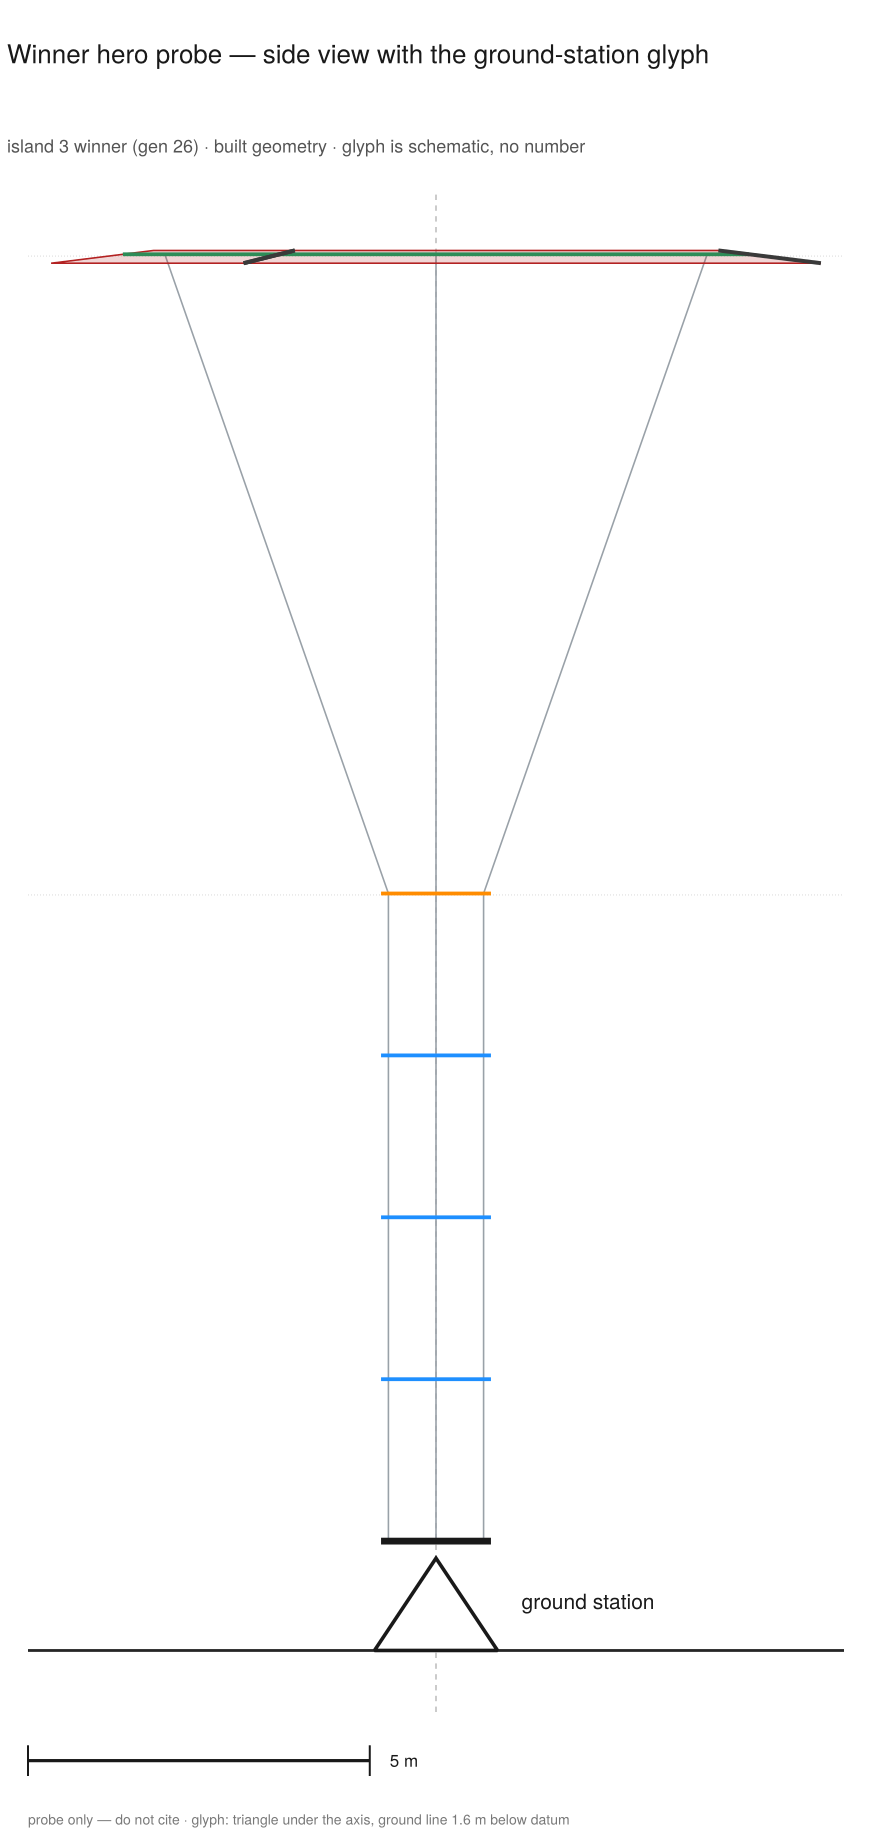

Write the Julia code that produced this figure.
#!/usr/bin/env julia
# scratch/hero_gs_probe.jl — composition probe ONLY (not a release figure).
#
# Purpose: show Rod the proposed "ground station goes here" glyph on the
# winner-hero side view before it is baked into the machine-winner-hero kit.
# Draws the island 3 winner (gen 26) from the built state through the same
# decode + build + projection path as the committed strip script
# (docs/reporting/figures/machine-evolution-strip/machine-evolution-strip.jl),
# then adds: a ground line below the datum and a small triangle under the
# axis — the schematic ground-station marker.  No numbers change; the glyph
# asserts nothing and carries no register row.
#
# Run:  scripts/ktd-julia scratch/hero_gs_probe.jl
# Out:  scratch/hero_gs_probe.png

using KiteTurbineDynamics, Printf, LinearAlgebra
const KTD = KiteTurbineDynamics
using CairoMakie

const ROOT = normpath(joinpath(@__DIR__, ".."))
include(joinpath(ROOT, "scripts", "compute_seeds.jl"))

const KW = 5.0
const PW = KW * 1000.0
const V_RATED = 11.0
const LENGTH = 18.8
const BF = BLOCKING_WIND_FACTOR_5KW
const FOS_HARD = 2.5

const C_INK = RGBf(0.10, 0.10, 0.10)
const C_GREY = RGBf(0.33, 0.33, 0.33)
const C_FAINT = RGBf(0.47, 0.47, 0.47)
const C_SHAFT = RGBf(0.77, 0.77, 0.77)
const C_MARK = RGBf(0.85, 0.85, 0.85)
const C_TRANS = RGBf(0.12, 0.56, 1.00)
const C_CONE = RGBf(1.00, 0.55, 0.00)
const C_HARV = RGBf(0.18, 0.55, 0.34)
const C_ROTOR = RGBf(0.70, 0.13, 0.13)
const C_ROPE = RGBf(0.60, 0.63, 0.66)
const C_BLADE = RGBf(0.23, 0.23, 0.23)
const C_GROUND = RGBf(0.15, 0.15, 0.15)
const SECTION_COLOR = Dict(
    :transmission => C_TRANS, :cone => C_CONE, :harvest => C_HARV
)

const EXTRACT = joinpath(ROOT, "docs", "reporting", "figures",
    "machine-evolution-strip", "extract-best-so-far.csv")

tandeg(x) = tan(deg2rad(x))

# ── params at length (mirrors the strip script) ──────────────────────────────
function params_at_length(L::Float64)
    p2 = params_daisy()
    geo = GeometrySpec(p2.elevation_angle, p2.lifter_elevation, p2.rotor_radius,
        L, p2.trpt_hub_radius, p2.trpt_rL_ratio, p2.n_lines, p2.n_rings, p2.n_blades)
    mat = MaterialSpec(p2.tether_diameter, p2.e_modulus, p2.m_ring, p2.m_blade)
    aero = AeroSpec(p2.rho, p2.v_wind_ref, p2.h_ref, p2.cp)
    ctrl = ControlSpec(p2.i_pto, p2.k_mppt, p2.p_rated_w, p2.β_min, p2.β_max,
        p2.β_rate_max, p2.kp_elev)
    back = BackLineSpec(p2.EA_back_line, p2.c_back_line, p2.back_anchor_fwd_x,
        p2.backline_payout)
    scaled = mass_scale(SystemParams(geo, mat, aero, ctrl, back), 1.5, KW)
    return override_params(scaled; tether_length=L)
end

const P_BASE = params_at_length(LENGTH)

round_discrete!(x::Vector{Float64}) = begin
    xr = copy(x)
    if length(xr) >= 14
        xr[8] = Float64(round(Int, clamp(xr[8], 3, 16)))
        xr[10] = Float64(round(Int, clamp(xr[10], 1, 3)))
    else
        xr[4] = Float64(round(Int, clamp(xr[4], 3, 16)))
        xr[6] = Float64(round(Int, clamp(xr[6], 1, 3)))
    end
    xr
end

function read_extract(path::AbstractString)
    lines = readlines(path)
    data = [l for l in lines if !startswith(l, "#") && !isempty(strip(l))]
    header = split(data[1], ",")
    return [Dict(String(k) => String(v) for (k, v) in zip(header, split(l, ",")))
            for l in data[2:end]]
end

# ── decode + build + drawn geometry (same as the strip script) ───────────────
struct Panel
    label::String
    gen::Int
    genome::Vector{Float64}
    s::Vector{Float64}
    radii::Vector{Float64}
    sections::Vector{Symbol}
    ropes2d::Vector{Vector{Tuple{Float64,Float64}}}
    quads::Vector{Vector{Tuple{Float64,Float64}}}
    blades::Vector{Tuple{Tuple{Float64,Float64},Tuple{Float64,Float64}}}
    markers::Vector{Float64}
    checks::Vector{Pair{String,Bool}}
    xmax::Float64
    ymin::Float64
    ymax::Float64
end

function build_panel(rec::Dict{String,String})
    xraw = [parse(Float64, rec["x$j"]) for j in 1:10]
    xesc = round_discrete!(xraw)
    dec = design_from_vector_v10(xesc, PROFILE_ELLIPTICAL, P_BASE; power_W=PW,
        cylinder_cone=true, rotor_count_mode=true, power_split=0.6,
        cone_slope_deg=22.0, rotor_spacing_frac=0.8, blocking_factor=BF,
        v_rated=V_RATED)
    cfg = KTD.ObjectiveConfig(;
        power_W=PW, v_rated=V_RATED, p_floor_kw=KW, fos_target=FOS_HARD,
        fos_hard=FOS_HARD, min_wall_m=2e-3, t_over_D=0.055,
        rotor_count_mode=true, power_split=0.6, blocking_factor=BF,
    )
    sizing = KTD.size_beams_closed_form(dec, P_BASE, cfg)
    sys, u0, pc = KTD.build_system_from_v10(dec, 1.0, K_MPPT_5KW_HONEST;
        tether_diameter=P_BASE.tether_diameter, base_params=P_BASE,
        min_wall_m=2e-3, beam_sizing=sizing)

    Nn = sys.n_total
    pos(id) = u0[3 * (id - 1) + 1:3 * id]
    centers = [pos(id) for id in sys.ring_ids]
    radii = [(sys.nodes[id]::RingNode).radius for id in sys.ring_ids]
    shaft = normalize(centers[end] .- centers[1])
    svec = [dot(c .- centers[1], shaft) for c in centers]
    t_start = dec.taper_start_z
    t_harv = dec.design.tether_length - dec.harvest_length
    sections = map(svec) do si
        si <= t_start + 1e-6 ? :transmission :
        (si >= t_harv - 1e-6 ? :harvest : :cone)
    end

    c1 = centers[1]
    side = normalize(cross([0.0, 1.0, 0.0], shaft))
    proj2(p) = (dot(p .- c1, side), dot(p .- c1, shaft))

    ropes2d = Vector{Vector{Tuple{Float64,Float64}}}()
    for seg in 1:(sys.n_ring - 1), j in 1:pc.n_lines
        xs, ys, zs = KTD._rope_line_pts(u0, sys, pc, seg, j)
        push!(ropes2d, [proj2([xs[i], ys[i], zs[i]]) for i in eachindex(xs)])
    end

    rotor_specs = [(ring_idx=length(sys.ring_ids), r_out=sys.rotor.radius,
        r_in=sys.rotor.blade_hub_radius, bank=sys.rotor.bank_angle_deg)]
    for er in sys.expansion_rotors
        push!(rotor_specs, (ring_idx=er.ring_idx,
            r_out=radii[er.ring_idx] + er.blade_tip_radius,
            r_in=max(radii[er.ring_idx] + er.blade_hub_radius, 0.0),
            bank=er.bank_angle_deg))
    end

    quads = Vector{Vector{Tuple{Float64,Float64}}}()
    blades = Vector{Tuple{Tuple{Float64,Float64},Tuple{Float64,Float64}}}()
    n_blades = dec.design.n_lines
    for rt in rotor_specs
        r_ring = radii[rt.ring_idx]
        Δout = max(rt.r_out - r_ring, 0.0) * tandeg(abs(rt.bank))
        Δin = max(r_ring - rt.r_in, 0.0) * tandeg(abs(rt.bank))
        s_r = svec[rt.ring_idx]
        y_out = s_r - Δout
        y_in = s_r + Δin
        push!(quads, [(-rt.r_in, y_in), (rt.r_in, y_in),
            (rt.r_out, y_out), (-rt.r_out, y_out)])
        ctr = centers[rt.ring_idx]
        alpha0 = u0[6Nn + rt.ring_idx]
        e2 = normalize(cross(shaft, side))
        for j in 1:n_blades
            θ = alpha0 + 2π * (j - 1) / n_blades
            d = cos(θ) .* side .+ sin(θ) .* e2
            p_in = ctr .+ d .* rt.r_in .+ shaft .* Δin
            p_out = ctr .+ d .* rt.r_out .- shaft .* Δout
            push!(blades, (proj2(p_in), proj2(p_out)))
        end
    end

    markers = [b for b in (t_start, t_harv) if 0.0 < b]

    xs = Float64[]
    ys = Float64[]
    for q in quads, pt in q
        push!(xs, pt[1]); push!(ys, pt[2])
    end
    for bl in blades
        push!(xs, bl[1][1], bl[2][1]); push!(ys, bl[1][2], bl[2][2])
    end
    for r in ropes2d, pt in r
        push!(xs, pt[1]); push!(ys, pt[2])
    end
    push!(xs, maximum(radii)); push!(ys, maximum(svec))

    checks = Pair{String,Bool}[
        "n_lines" => dec.design.n_lines == parse(Int, rec["n_lines"]),
        "rings" => length(sys.ring_ids) == parse(Int, rec["rings"]),
        "n_active" => dec.n_active == parse(Int, rec["n_active"]),
        "r_hub" => isapprox(dec.design.r_hub, parse(Float64, rec["r_hub"]); atol=1e-3),
        "r_bot" => isapprox(dec.design.r_bottom, parse(Float64, rec["r_bot"]); atol=1e-3),
    ]
    return Panel(rec["label"], parse(Int, rec["selected_gen"]), xraw,
        svec, radii, sections, ropes2d, quads, blades, markers,
        checks, maximum(abs, xs), minimum(ys), maximum(ys))
end

# ── drawing ──────────────────────────────────────────────────────────────────
function draw_panel!(ax, p::Panel, X::Float64, Ylo::Float64, Yhi::Float64, gy::Float64)
    lines!(ax, [0.0, 0.0], [Ylo, Yhi]; color=C_SHAFT, linewidth=0.9,
        linestyle=:dash)
    for b in p.markers
        lines!(ax, [-X, X], [b, b]; color=C_MARK, linewidth=0.5, linestyle=:dot)
    end
    for r in p.ropes2d
        lines!(ax, [pt[1] for pt in r], [pt[2] for pt in r];
            color=C_ROPE, linewidth=0.8)
    end
    for q in p.quads
        poly!(ax, q; color=(C_ROTOR, 0.18), strokecolor=C_ROTOR, strokewidth=0.8)
    end
    for i in 2:length(p.radii)
        lines!(ax, [-p.radii[i], p.radii[i]], [p.s[i], p.s[i]];
            color=SECTION_COLOR[p.sections[i]], linewidth=1.9)
    end
    lines!(ax, [-p.radii[1], p.radii[1]], [p.s[1], p.s[1]];
        color=C_INK, linewidth=3.4)
    for bl in p.blades
        lines!(ax, [bl[1][1], bl[2][1]], [bl[1][2], bl[2][2]];
            color=C_BLADE, linewidth=2.0)
    end
    return ax
end

function draw_ground_marker!(ax, X::Float64, gy::Float64)
    # ground line
    lines!(ax, [-X, X], [gy, gy]; color=C_GROUND, linewidth=1.4)
    # ground-station glyph: one triangle, apex up, centred on the axis
    tri = [(-0.90, gy), (0.90, gy), (0.0, gy + 1.35)]
    poly!(ax, tri; color=RGBf(1, 1, 1), strokecolor=C_INK, strokewidth=1.8)
    text!(ax, 1.25, gy + 0.72; text="ground station", fontsize=10.5,
        color=C_INK, align=(:left, :center))
    return ax
end

# ── main ─────────────────────────────────────────────────────────────────────
function main()
    recs = read_extract(EXTRACT)
    rec = recs[end]                       # island-3 winner, gen 26
    p = build_panel(rec)
    @printf("panel %s (gen %d): ", p.label, p.gen)
    println(join(["$k $v" for (k, v) in p.checks], " · "))

    X = 1.06 * p.xmax
    gy = min(0.0, p.ymin) - 1.6
    Ylo = gy - 0.9
    Ytop = p.ymax
    Yhi = Ytop + 0.04 * (Ytop - Ylo)
    panel_h = 760
    mpp = (Yhi - Ylo) / panel_h
    panel_w = round(Int, 2X / mpp)
    fig_w = panel_w + 28
    fig_h = 96 + panel_h + 64

    fig = Figure(size=(fig_w, fig_h), backgroundcolor=RGBf(1, 1, 1))
    gl = GridLayout(fig[1, 1])

    hax = Axis(gl[1, 1]; limits=((0, 1), (0, 1)))
    hidedecorations!(hax); hidespines!(hax)
    text!(hax, 0.008, 0.72; text="Winner hero probe — side view with the ground-station glyph",
        fontsize=13.0, color=C_INK, align=(:left, :center))
    text!(hax, 0.008, 0.24;
        text="island 3 winner (gen 26) · built geometry · glyph is schematic, no number",
        fontsize=9, color=C_GREY, align=(:left, :center))

    ax = Axis(gl[2, 1]; limits=((-X, X), (Ylo, Yhi)),
        aspect=DataAspect(), backgroundcolor=RGBf(1, 1, 1))
    hidedecorations!(ax); hidespines!(ax)
    draw_panel!(ax, p, X, Ylo, Yhi, gy)
    draw_ground_marker!(ax, X, gy)

    fax = Axis(gl[3, 1]; limits=((0, 1), (0, 1)))
    hidedecorations!(fax); hidespines!(fax)
    bx = 14.0
    bar_px = 5.0 / mpp
    lines!(fax, [bx / fig_w, (bx + bar_px) / fig_w], [0.62, 0.62];
        color=C_INK, linewidth=1.6)
    lines!(fax, [bx / fig_w, bx / fig_w], [0.50, 0.74]; color=C_INK, linewidth=1.0)
    lines!(fax, [(bx + bar_px) / fig_w, (bx + bar_px) / fig_w], [0.50, 0.74];
        color=C_INK, linewidth=1.0)
    text!(fax, (bx + bar_px + 10) / fig_w, 0.62; text="5 m", fontsize=8.5,
        color=C_INK, align=(:left, :center))
    text!(fax, 14 / fig_w, 0.16;
        text="probe only — do not cite · glyph: triangle under the axis, ground line 1.6 m below datum",
        fontsize=7, color=C_FAINT, align=(:left, :center))

    colsize!(gl, 1, Fixed(fig_w))
    rowsize!(gl, 1, Fixed(96))
    rowsize!(gl, 2, Fixed(panel_h))
    rowsize!(gl, 3, Fixed(64))
    colgap!(gl, 0.0)
    rowgap!(gl, 0.0)

    out = joinpath(@__DIR__, "hero_gs_probe.png")
    save(out, fig; px_per_unit=2.0)
    @printf("wrote %s  (%d x %d px at 1x · m_per_px %.6f)\n", out, fig_w, fig_h, mpp)
    return nothing
end

main()
